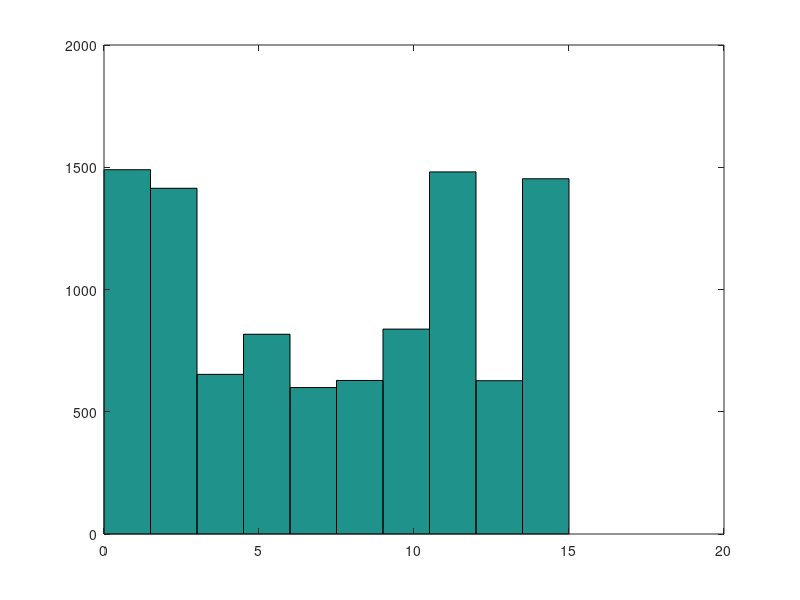

Recreate this plot in MATLAB.
0;
function e = exec1(w1,w2,w3,t1,t2)
  if ((w1*t1 + w2*t2 + w3) > 0)
     e = 1;
   else
     e = 0;
   endif
endfunction

function f = getBoolFunc(w1,w2,w3)
  e1 = exec1(w1,w2,w3,-1,-1);
  e2 = exec1(w1,w2,w3,-1,1);
  e3 = exec1(w1,w2,w3,1,-1);
  e4 = exec1(w1,w2,w3,1,1);
  
  f = e1*2^0 + e2*2^1 + e3*2^2 + e4*2^3;
endfunction

n = 10000;
rndweights = zeros(n,3);
functions = zeros(n,1);
[h,w] = size(rndweights);

for i = 1:h
  rndweights(i,:) = -1 + 2*rand(1,3);
endfor

for i = 1:h
  w1 = rndweights(i,1);
  w2 = rndweights(i,2);
  w3 = rndweights(i,3);
  f = getBoolFunc(w1,w2,w3);
  functions(i,1) = f;
endfor

hist(functions);